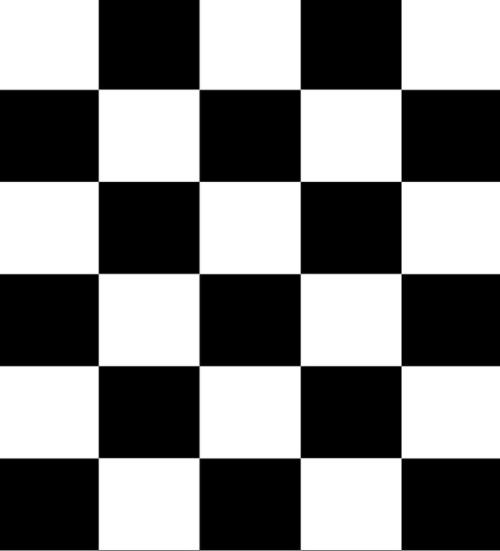
#> input picture 25-图像特征提取与描述/1-Harris角点检测/black.jpg, 500 x 551 px
$ python harris.py
#> lines starting #> are read from the running program, lines starting #| are printed output that depends on the picture; after the words box and inside, x2 and y2 are one past the last pixel; in counts of white or black regions, pixels touching at a corner belong together
'''
角点检测
函数：cv2.cornerHarris()
    参数1：数据类型为float32的输入图像
    参数2：角点检测考虑的领域大小
    参数3：求导中使用的窗口大小
    参数4：角点检测方程中的自由参数，取值参数为[0.04,0.06]
     cv2.cornerSubPix()，提供亚像素级别的角点检测
'''

import cv2
import numpy as np
import matplotlib.pyplot as plt

filename = 'black.jpg'
img = cv2.imread(filename)
#> img is the input picture: shape (551, 500, 3); min 0, max 255, mean 127.6
img1 = cv2.imread(filename)
gray = cv2.cvtColor(img,cv2.COLOR_BGR2GRAY)

gray = np.float32(gray)

#输入图像是float32，最后一个参数在0,04到0.06之间
dst = cv2.cornerHarris(gray,2,3,0.04)
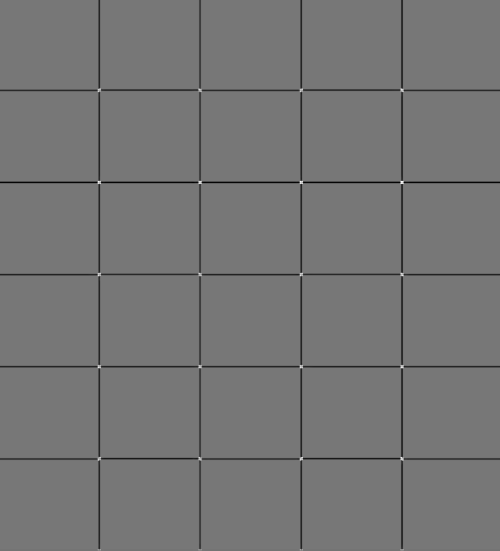
#> dst: shape (551, 500) float32; min -105289944, max 118863464, mean -1986399.4; drawn with min black and max white

dst = cv2.dilate(dst,None)
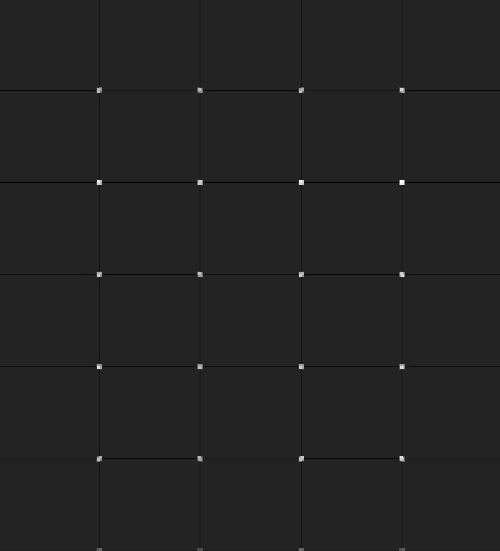
#> dst: shape (551, 500) float32; min -19219914, max 118863464, mean -7933.5; drawn with min black and max white

img[dst > 0.01 * dst.max()] = [255,0,0]
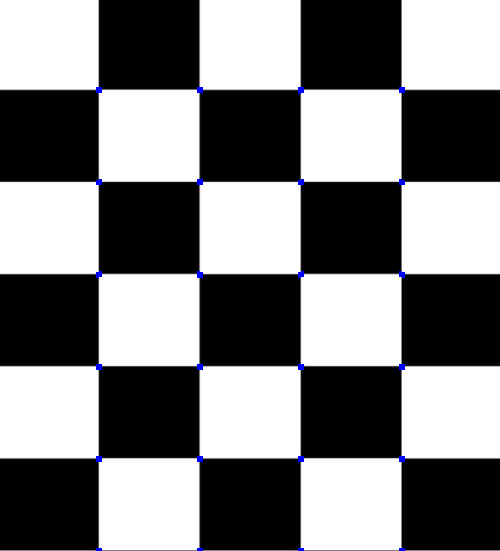
#> img: shape (551, 500, 3); 0.29% of pixels changed, all inside (x1, y1, x2, y2) = (96, 87, 405, 551)

plt.subplot(121)
plt.imshow(img1)
plt.xticks([])
plt.yticks([])

plt.subplot(122)
plt.imshow(img)
plt.xticks([])
plt.yticks([])

plt.show()
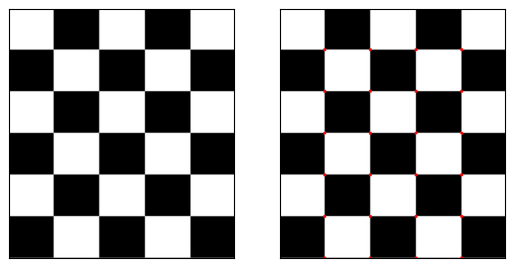
#> figure drawn by matplotlib, 2 panels; B, G, R data is drawn as R, G, B


ret,dst = cv2.threshold(dst,0.01*dst.max(),255,0)
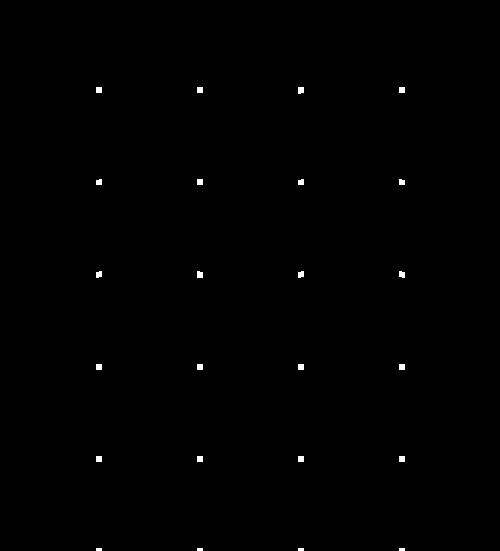
#> dst: shape (551, 500) float32; 0.29% white; 24 white regions (4 under 20 px), largest, box (x1, y1, x2, y2) and area: (298, 87, 304, 94) 39, (197, 271, 203, 278) 39, (96, 87, 102, 93) 36
#> ret = 1188634.6
dst = np.uint8(dst)

ret,labels,stats,centroids = cv2.connectedComponentsWithStats(dst)
#> labels: shape (551, 500) int32; 25 distinct labels, from 0 to 24
#> ret = 25; stats = 25 rows, first 6: [0, 0, 500, 551, 274711], [96, 87, 6, 6, 36], [197, 87, 6, 6, 36], [298, 87, 6, 7, 39], [399, 87, 6, 6, 36], [96, 179, 6, 6, 33]; centroids = 25 pairs, first value 98.5 to 401.5, second value 89.5 to 549

criteria = (cv2.TERM_CRITERIA_EPS + cv2.TermCriteria_MAX_ITER,100,0.001)

corners = cv2.cornerSubPix(gray,np.float32(centroids),(5,5),(-1,-1),criteria)
#> corners = 25 pairs, first value 98.26 to 401.1, second value 89.25 to 549.3

res = np.hstack((centroids,corners))
#> res = 25 rows, first 6: [249.5, 274.9, 249.5, 274.9], [98.5, 89.5, 98.28, 89.27], [199.5, 89.5, 199.1, 89.29], [300.4, 89.77, 300.3, 89.27], [401.5, 89.5, 401.1, 89.25], [98.64, 181.7, 98.27, 181.4]

#np.int0可以用来省略小数点后面的数字
res = np.int0(res)
#> res = 25 rows, first 6: [249, 274, 249, 274], [98, 89, 98, 89], [199, 89, 199, 89], [300, 89, 300, 89], [401, 89, 401, 89], [98, 181, 98, 181]
img[res[:,1],res[:,0]] = [0,0,255]
#> img: shape (551, 500, 3); 0.01% of pixels changed, all inside (x1, y1, x2, y2) = (98, 89, 402, 550)
img[res[:,3],res[:,2]] = [0,255,0]
#> img: shape (551, 500, 3); mean B, G, R 128, 127.3, 127.3

plt.imshow(img)
plt.xticks([])
plt.yticks([])
plt.show()
